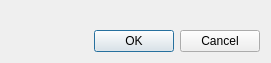
<?xml version="1.0" encoding="UTF-8"?>
<ui version="4.0">
 <class>CoordinateSystemConvertDialog</class>
 <widget class="QDialog" name="CoordinateSystemConvertDialog">
  <property name="geometry">
   <rect>
    <x>0</x>
    <y>0</y>
    <width>271</width>
    <height>63</height>
   </rect>
  </property>
  <property name="windowTitle">
   <string>Select Coordinate System of data to import</string>
  </property>
  <layout class="QVBoxLayout" name="verticalLayout">
   <item>
    <widget class="CoordinateSystemConvertWidget" name="widget" native="true"/>
   </item>
   <item>
    <spacer name="verticalSpacer">
     <property name="orientation">
      <enum>Qt::Vertical</enum>
     </property>
     <property name="sizeHint" stdset="0">
      <size>
       <width>20</width>
       <height>1</height>
      </size>
     </property>
    </spacer>
   </item>
   <item>
    <widget class="QDialogButtonBox" name="buttonBox">
     <property name="orientation">
      <enum>Qt::Horizontal</enum>
     </property>
     <property name="standardButtons">
      <set>QDialogButtonBox::Cancel|QDialogButtonBox::Ok</set>
     </property>
    </widget>
   </item>
  </layout>
 </widget>
 <customwidgets>
  <customwidget>
   <class>CoordinateSystemConvertWidget</class>
   <extends>QWidget</extends>
   <header>cs/coordinatesystemconvertwidget.h</header>
   <container>1</container>
  </customwidget>
 </customwidgets>
 <resources/>
 <connections>
  <connection>
   <sender>buttonBox</sender>
   <signal>accepted()</signal>
   <receiver>CoordinateSystemConvertDialog</receiver>
   <slot>accept()</slot>
   <hints>
    <hint type="sourcelabel">
     <x>248</x>
     <y>254</y>
    </hint>
    <hint type="destinationlabel">
     <x>157</x>
     <y>274</y>
    </hint>
   </hints>
  </connection>
  <connection>
   <sender>buttonBox</sender>
   <signal>rejected()</signal>
   <receiver>CoordinateSystemConvertDialog</receiver>
   <slot>reject()</slot>
   <hints>
    <hint type="sourcelabel">
     <x>316</x>
     <y>260</y>
    </hint>
    <hint type="destinationlabel">
     <x>286</x>
     <y>274</y>
    </hint>
   </hints>
  </connection>
 </connections>
</ui>
